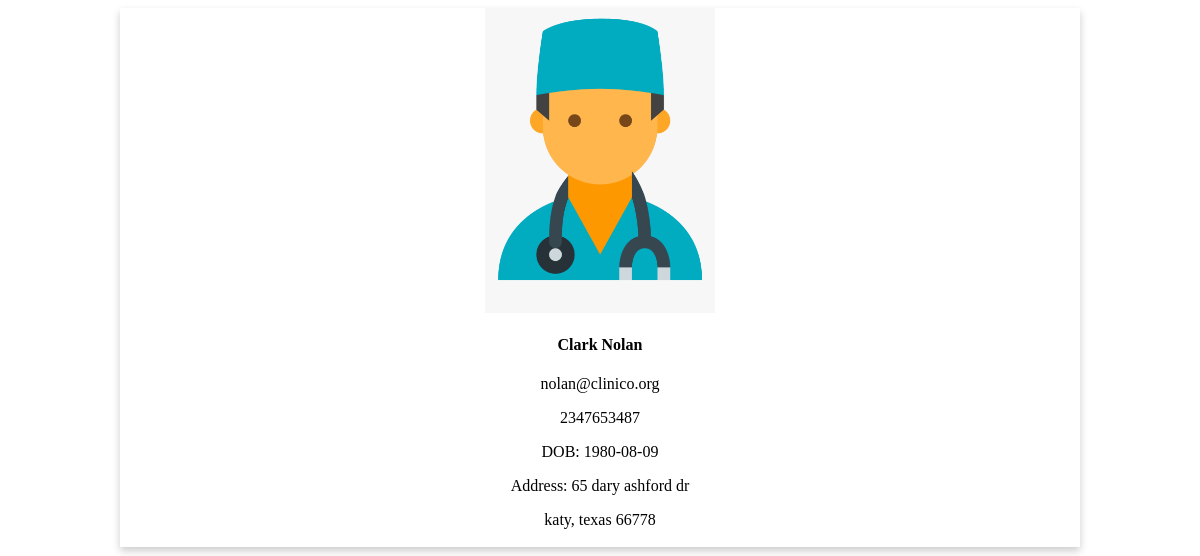
The app's page /index/doc_card.php (signed in) with its own data.
### tables this page shows
CREATE TABLE `doctor` (
  `Doc_ID` int NOT NULL AUTO_INCREMENT,
  `Doc_Spec` varchar(45) NOT NULL,
  `Doc_Location` varchar(45) DEFAULT NULL,
  `Doc_First` varchar(45) NOT NULL,
  `Doc_M_Init` varchar(45) DEFAULT NULL,
  `Doc_Last` varchar(45) NOT NULL,
  `Doc_Email` varchar(45) NOT NULL,
  `Doc_Phone` varchar(45) DEFAULT NULL,
  `Doc_Gender` varchar(45) NOT NULL,
  `Doc_DOB` date NOT NULL,
  `Doc_Street_Addr` varchar(45) NOT NULL,
  `Doc_City_Addr` varchar(45) NOT NULL,
  `Doc_State_Addr` varchar(45) NOT NULL,
  `Doc_Zip_Addr` int NOT NULL,
  `Doc_Password` varchar(45) DEFAULT NULL,
  PRIMARY KEY (`Doc_ID`),
  UNIQUE KEY `Doc_ID_UNIQUE` (`Doc_ID`)
);

### index/doc_card.php (the view, shortened to what this page needs)
<?php
    $dbhost = getenv("DBHOST");
    $dbuser = getenv("DBUSER");
    $dbpass = getenv("DBPASS");
    $dbname = getenv("DBNAME");
    $link = mysqli_connect($dbhost, $dbuser, $dbpass) or die("Unable to Connect to '$dbhost'");
    mysqli_select_db($link, $dbname) or die("Could not open the db '$dbname'");
    $sql = "SELECT * FROM doctor WHERE Doc_ID = '".$_SESSION['id']."' LIMIT 1";
    $result = $link->query($sql);
    if($result){  ?>
<!DOCTYPE html>
<html>
<head>
    <link rel="stylesheet" href="styles/card.css">
</head>
<body>
<div class="card">
    <img src="images/card_doctor.png" alt="Avatar" style="width:50%">
    <div class="container">
        <h4><b><?php foreach($result as $row){ echo $row["Doc_First"]. " " .$row["Doc_Last"];?></b></h4>
        <p><?php echo $row["Doc_Email"];?></p>
        <p><?php echo $row["Doc_Phone"];?></p>
        <p>DOB: <?php echo $row["Doc_DOB"];?></p>
        <p>Address: <?php echo $row["Doc_Street_Addr"];?></p>
        <p><?php echo $row["Doc_City_Addr"]. ", " .$row["Doc_State_Addr"]. " " .$row["Doc_Zip_Addr"]; }?></p>
        <?php } else {
            echo "Internal Error: Doctor not found";
        } ?>
    </div>
</div>
</body>

### index/styles/card.css (style rules this page uses)
.card { box-shadow: 0 4px 8px 0 rgba(0,0,0,0.2); background-color: var(--lighter); transition: 0.3s; vertical-align: middle; position: flex; max-width: 60em; margin: 0em auto; justify-content: center; }
.container { position: flex; padding: 2px 16px; margin: 0em auto; text-align: center; }
.card img { max-width: 230px; display: block; margin: 0em auto; }

### records on screen
doctor: Doc_First "Clark", Doc_Last "Nolan", Doc_Email "nolan@clinico.org", Doc_Phone "2347653487", Doc_DOB "1980-08-09", Doc_Street_Addr "65 dary ashford dr", Doc_City_Addr "katy", Doc_State_Addr "texas", Doc_Zip_Addr "66778"
